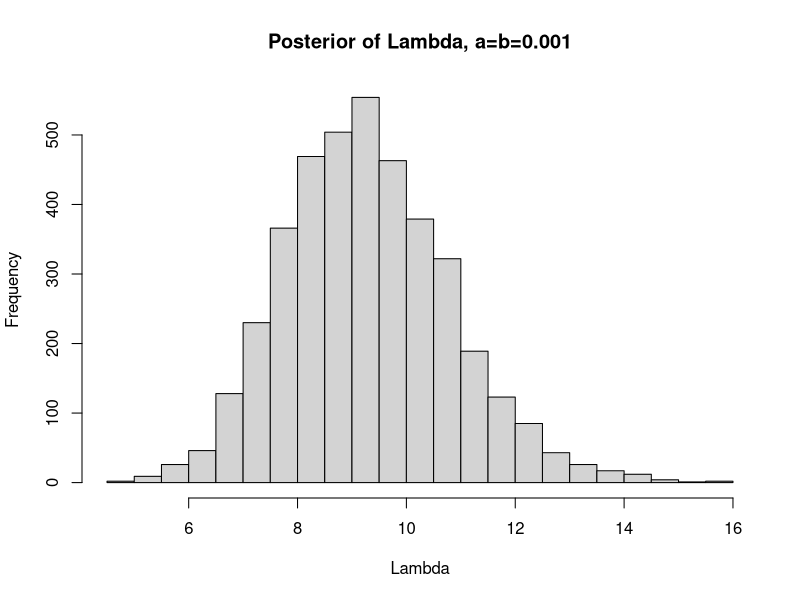
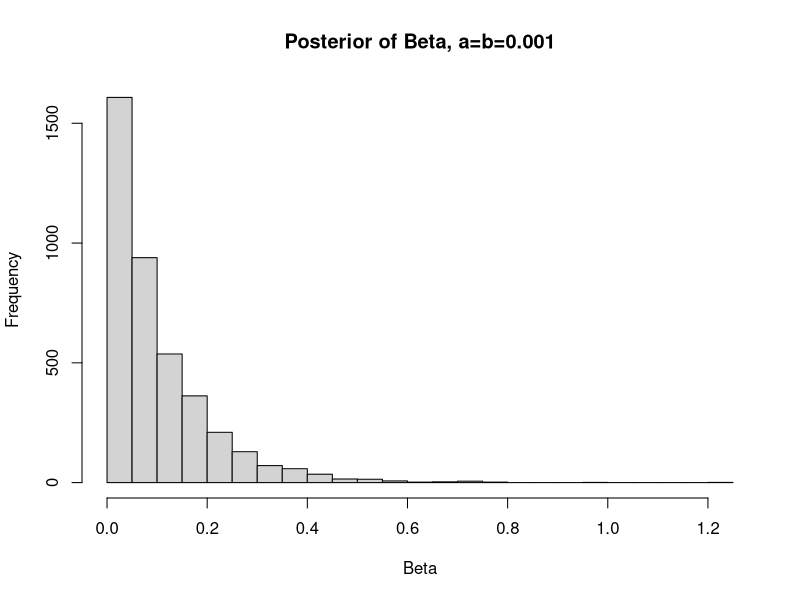

These charts were generated, in order, by the following R code:
#Problem 1 Part B Gibbs Sampler

#n and k are iterations and discarded samples respectively

n <- 3000
k <- 1000

#initial values

theta_1 <- 1
theta_2 <- 1

#initialize values
dat_theta_1 <- theta_1
dat_theta_2 <- theta_2

set.seed(2)

for(i in 1:(n-1)){
  if(theta_2==1){
    theta_1 <- sample(c(1,2,2), 1)
  }
  if(theta_2==2){
    theta_1 <- sample(c(1,1,2), 1)
  }
  if(theta_2==3){
    theta_1 <- sample(c(1,1,1,2), 1)
  }
  if(theta_1==1){
    theta_2 <- sample(c(1,2,2,3,3,3), 1)
  }
  if(theta_1==2){
    theta_2 <- sample(c(1,1,2,3), 1)
  }
  dat_theta_1 <- c(theta_1, dat_theta_1)
  dat_theta_2 <- c(theta_2, dat_theta_2)
}

#Remove the first k observations

dat_theta_post <- data.frame(cbind(dat_theta_1[(k+1):n], dat_theta_2[(k+1):n]))

#Generate posterior probabilities

p_1_1 <- length(dat_theta_post[dat_theta_post$X1==1&dat_theta_post$X2==1,1])/(n-k)

p_1_2 <- length(dat_theta_post[dat_theta_post$X1==1&dat_theta_post$X2==2,1])/(n-k)

p_1_3 <- length(dat_theta_post[dat_theta_post$X1==1&dat_theta_post$X2==3,1])/(n-k)

p_2_1 <- length(dat_theta_post[dat_theta_post$X1==2&dat_theta_post$X2==1,1])/(n-k)

p_2_2 <- length(dat_theta_post[dat_theta_post$X1==2&dat_theta_post$X2==2,1])/(n-k)

p_2_3 <- length(dat_theta_post[dat_theta_post$X1==2&dat_theta_post$X2==3,1])/(n-k)

p_1_1+p_1_2+p_1_3+p_2_1+p_2_2+p_2_3

#Problem 3 Gibbs Sampler

#specify n & k

n <- 5000
k <- 1000

#input data

N <- 4

Y_vec <- c(8,9,9,10)

a <- 1

b <- 1

#initialize values

lambda <- 1
beta <- 1

lambda_dat <- lambda
beta_dat <- beta

#run sampler

for(i in 1:(n-1)){
  lambda <- rgamma(1,sum(Y_vec)+2, rate=beta+N)
  beta <- rgamma(1, a, rate=lambda+b)
  lambda_dat <- c(lambda_dat, lambda)
  beta_dat <- c(beta_dat, beta)
}

#remove first k iterations

dat_pois_post <- data.frame(cbind(beta_dat[(k+1):n], lambda_dat[(k+1):n]))

#find 95% credible intervals

lambda_cred <- quantile(dat_pois_post$X2, c(0.25, 0.975))
beta_cred <- quantile(dat_pois_post$X1, c(0.25,0.975))

#make histograms

hist(dat_pois_post$X2, main="Posterior of Lambda, a=b=0.001", breaks=20, xlab='Lambda')
hist(dat_pois_post$X1, main="Posterior of Beta, a=b=0.001", xlab='Beta', breaks=20)
